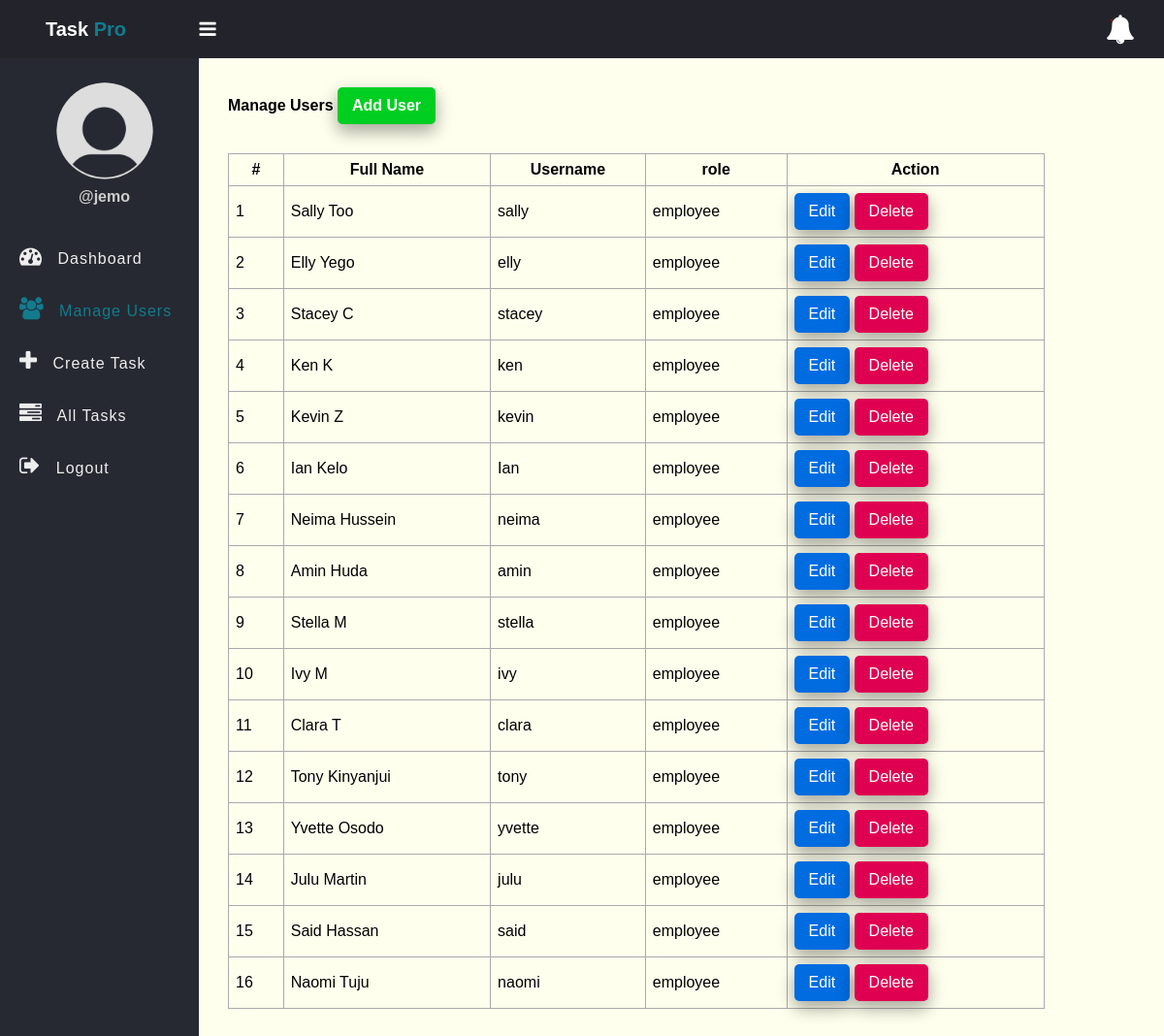
Screenshot of /user.php (signed in) with the database file from the repository.
### tables this page shows
CREATE TABLE `users` (
  `id` int(11) NOT NULL,
  `full_name` varchar(100) NOT NULL,
  `username` varchar(100) NOT NULL,
  `email` varchar(255) NOT NULL,
  `password` varchar(255) NOT NULL,
  `role` enum('admin','employee') NOT NULL,
  `created_at` timestamp NOT NULL DEFAULT current_timestamp()
);

### app/Model/User.php (called while the page is built, shortened)
<?php
function get_all_users($conn){
	$sql = "SELECT * FROM users WHERE role =? ";
	$stmt = $conn->prepare($sql);
	$stmt->execute(["employee"]);
	if($stmt->rowCount() > 0){
		$users = $stmt->fetchAll();
	}else $users = 0;
	return $users;
}

### user.php (the view, shortened to what this page needs)
<?php
if (isset($_SESSION['role']) && isset($_SESSION['id']) && $_SESSION['role'] == "admin") {
    include "DB_connection.php";
    include "app/Model/User.php";
    $users = get_all_users($conn);
 ?>
<!DOCTYPE html>
<html>
<head>
	<link rel="stylesheet" href="https://stackpath.bootstrapcdn.com/font-awesome/4.7.0/css/font-awesome.min.css">
	<link rel="stylesheet" href="css/style.css">
</head>
<body>
	<?php include "inc/header.php" ?>
	<div class="body">
		<?php include "inc/nav.php" ?>
		<section class="section-1">
			<h4 class="title">Manage Users <a href="add-user.php">Add User</a></h4>
			<?php if ($users != 0) { ?>
			<table class="main-table">
				<tr>
					<th>#</th>
					<th>Full Name</th>
					<th>Username</th>
					<th>role</th>
					<th>Action</th>
				</tr>
				<?php $i=0; foreach ($users as $user) { ?>
				<tr>
					<td><?=++$i?></td>
					<td><?=$user['full_name']?></td>
					<td><?=$user['username']?></td>
					<td><?=$user['role']?></td>
					<td>
						<a href="edit-user.php?id=<?=$user['id']?>" class="edit-btn">Edit</a>
						<a href="delete-user.php?id=<?=$user['id']?>" class="delete-btn">Delete</a>
					</td>
				</tr>
			   <?php	} ?>
			</table>
		<?php }else { ?>
			<h3>Empty</h3>
		<?php  }?>
		</section>
	</div>
</body>
</html>
<?php }else{
   $em = "First login";
   header("Location: login.php?error=$em");
   exit();
}
 ?>

### css/style.css (style rules this page uses)
* { padding: 0; margin: 0; box-sizing: border-box; font-family: arial, sans-serif; }
.body { display: flex; }
.section-1 { padding: 30px; }
.section-1 .title { margin-bottom: 10px; }
.section-1 .title a { text-decoration: none; display: inline-block; padding-left: 10px; border: none; background: #00cf22; padding: 10px 15px; color: #fff; font-size: 16px; border-radius: 5px; cursor: pointer; outline: none; transition: background 1s; box-shadow: 0 8px 16px 0 rgba(0, 0, 0, 0.2), 0 6px 20px 0 rgba(0, 0, 0, 0.19); }
.section-1 { width: 100%; background: #ffe; }
.main-table, .main-table tr, .main-table th, .main-table td { border: 1px solid #aaa; border-collapse: collapse; padding: 7px; }
.main-table { width: 90%; margin-top: 30px; }
.delete-btn { text-decoration: none; display: inline-block; padding-left: 10px; border: none; background: #e00051; padding: 10px 15px; color: #fff; font-size: 16px; border-radius: 5px; cursor: pointer; outline: none; transition: background 1s; box-shadow: 0 8px 16px 0 rgba(0, 0, 0, 0.2), 0 6px 20px 0 rgba(0, 0, 0, 0.19); }
.edit-btn { text-decoration: none; display: inline-block; padding-left: 10px; border: none; background: #006ce0; padding: 10px 15px; color: #fff; font-size: 16px; border-radius: 5px; cursor: pointer; outline: none; transition: background 1s; box-shadow: 0 8px 16px 0 rgba(0, 0, 0, 0.2), 0 6px 20px 0 rgba(0, 0, 0, 0.19); }

### rows the page displays
users: full_name "Sally Too", username "sally", role "employee"
users: full_name "Elly Yego", username "elly", role "employee"
users: full_name "Stacey C", username "stacey", role "employee"
users: full_name "Ken K", username "ken", role "employee"
users: full_name "Kevin Z", username "kevin", role "employee"
users: full_name "Ian Kelo", username "Ian", role "employee"
users: full_name "Neima Hussein", username "neima", role "employee"
users: full_name "Amin Huda", username "amin", role "employee"
users: full_name "Stella M", username "stella", role "employee"
users: full_name "Ivy M", username "ivy", role "employee"
users: full_name "Clara T", username "clara", role "employee"
users: full_name "Tony Kinyanjui", username "tony", role "employee"
users: full_name "Yvette Osodo", username "yvette", role "employee"
users: full_name "Julu Martin", username "julu", role "employee"
users: full_name "Said Hassan", username "said", role "employee"
users: full_name "Naomi Tuju", username "naomi", role "employee"

### other values shown
$_SESSION['username'] "jemo"
